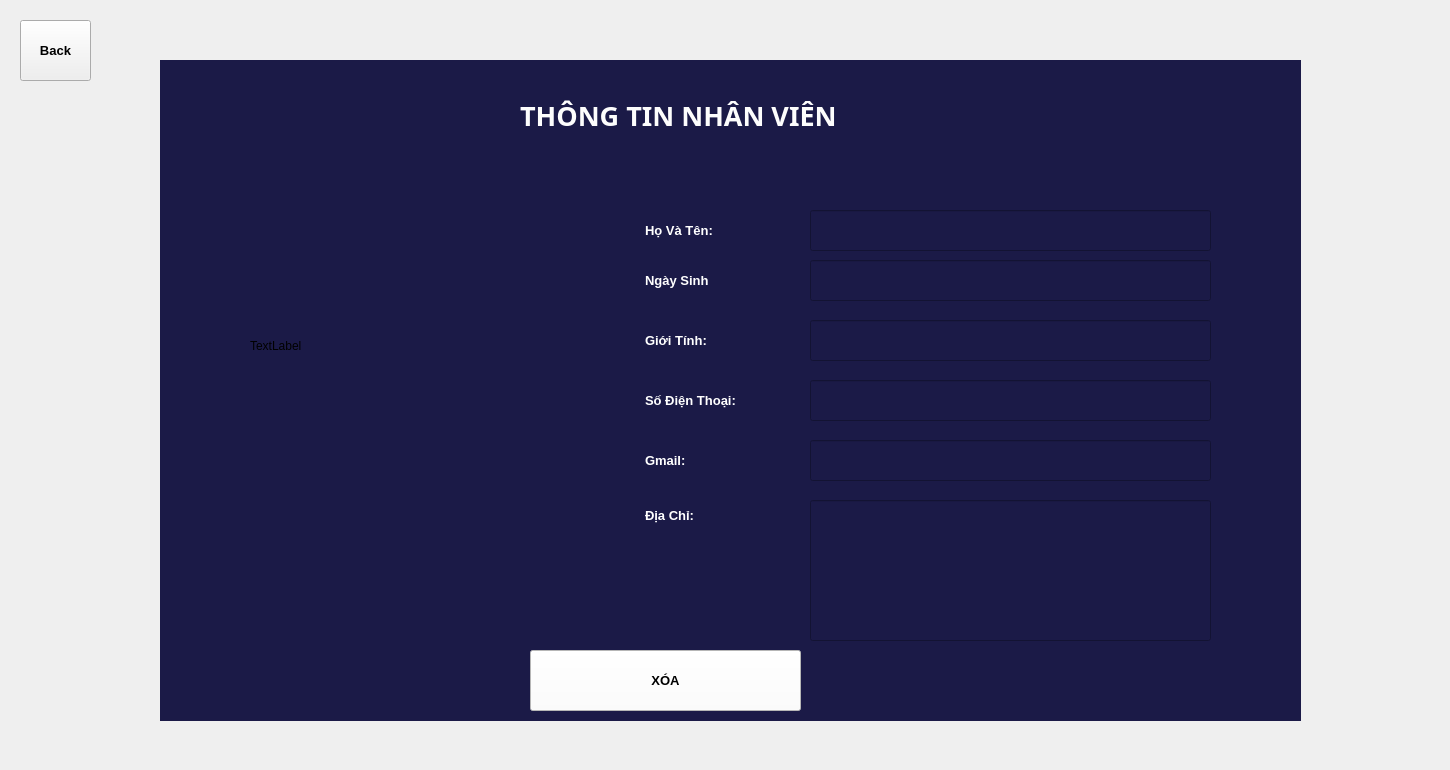
    <widget class="QWidget" name="RemoveStaff">
     <widget class="QWidget" name="widget_7" native="true">
      <property name="geometry">
       <rect>
        <x>160</x>
        <y>60</y>
        <width>1141</width>
        <height>661</height>
       </rect>
      </property>
      <property name="styleSheet">
       <string notr="true">background-color: rgb(27, 26, 71);</string>
      </property>
      <widget class="QLabel" name="INFOR_4">
       <property name="geometry">
        <rect>
         <x>360</x>
         <y>10</y>
         <width>451</width>
         <height>91</height>
        </rect>
       </property>
       <property name="font">
        <font>
         <family>Arial Black</family>
         <pointsize>20</pointsize>
         <weight>75</weight>
         <bold>true</bold>
        </font>
       </property>
       <property name="styleSheet">
        <string notr="true">color: rgb(253, 253, 253);</string>
       </property>
       <property name="text">
        <string>THÔNG TIN NHÂN VIÊN</string>
       </property>
      </widget>
      <widget class="QLabel" name="name_4">
       <property name="geometry">
        <rect>
         <x>480</x>
         <y>160</y>
         <width>121</width>
         <height>21</height>
        </rect>
       </property>
       <property name="font">
        <font>
         <pointsize>10</pointsize>
         <weight>75</weight>
         <bold>true</bold>
        </font>
       </property>
       <property name="styleSheet">
        <string notr="true">color: rgb(255, 255, 255);
padding:1.5px;</string>
       </property>
       <property name="text">
        <string>Họ Và Tên:</string>
       </property>
      </widget>
      <widget class="QLabel" name="age_6">
       <property name="geometry">
        <rect>
         <x>480</x>
         <y>210</y>
         <width>121</width>
         <height>21</height>
        </rect>
       </property>
       <property name="font">
        <font>
         <pointsize>10</pointsize>
         <weight>75</weight>
         <bold>true</bold>
        </font>
       </property>
       <property name="styleSheet">
        <string notr="true">padding:1.5px;
color:rgb(255, 255, 255);</string>
       </property>
       <property name="text">
        <string>Ngày Sinh</string>
       </property>
      </widget>
      <widget class="QLabel" name="sex_4">
       <property name="geometry">
        <rect>
         <x>480</x>
         <y>270</y>
         <width>121</width>
         <height>21</height>
        </rect>
       </property>
       <property name="font">
        <font>
         <pointsize>10</pointsize>
         <weight>75</weight>
         <bold>true</bold>
        </font>
       </property>
       <property name="styleSheet">
        <string notr="true">padding:1.5px;
color:rgb(255, 255, 255)</string>
       </property>
       <property name="text">
        <string>Giới Tính:</string>
       </property>
      </widget>
      <widget class="QLabel" name="phone_4">
       <property name="geometry">
        <rect>
         <x>480</x>
         <y>320</y>
         <width>141</width>
         <height>41</height>
        </rect>
       </property>
       <property name="font">
        <font>
         <pointsize>10</pointsize>
         <weight>75</weight>
         <bold>true</bold>
        </font>
       </property>
       <property name="styleSheet">
        <string notr="true">padding:1.5px;
color:rgb(255, 255, 255)</string>
       </property>
       <property name="text">
        <string>Số Điện Thoại:</string>
       </property>
      </widget>
      <widget class="QLabel" name="gmail_4">
       <property name="geometry">
        <rect>
         <x>480</x>
         <y>380</y>
         <width>121</width>
         <height>41</height>
        </rect>
       </property>
       <property name="font">
        <font>
         <pointsize>10</pointsize>
         <weight>75</weight>
         <bold>true</bold>
        </font>
       </property>
       <property name="styleSheet">
        <string notr="true">padding:1.5px;
color:rgb(255, 255, 255)</string>
       </property>
       <property name="text">
        <string>Gmail:</string>
       </property>
      </widget>
      <widget class="QLabel" name="address_4">
       <property name="geometry">
        <rect>
         <x>480</x>
         <y>440</y>
         <width>111</width>
         <height>31</height>
        </rect>
       </property>
       <property name="font">
        <font>
         <pointsize>10</pointsize>
         <weight>75</weight>
         <bold>true</bold>
        </font>
       </property>
       <property name="styleSheet">
        <string notr="true">padding:1.5px;
color:rgb(255, 255, 255)</string>
       </property>
       <property name="text">
        <string>Địa Chỉ:</string>
       </property>
      </widget>
      <widget class="QLineEdit" name="name_in_4">
       <property name="geometry">
        <rect>
         <x>650</x>
         <y>150</y>
         <width>401</width>
         <height>41</height>
        </rect>
       </property>
       <property name="font">
        <font>
         <pointsize>10</pointsize>
        </font>
       </property>
       <property name="styleSheet">
        <string notr="true">padding: 8px;
color: white;</string>
       </property>
       <property name="readOnly">
        <bool>true</bool>
       </property>
      </widget>
      <widget class="QLineEdit" name="age_in_4">
       <property name="geometry">
        <rect>
         <x>650</x>
         <y>200</y>
         <width>401</width>
         <height>41</height>
        </rect>
       </property>
       <property name="font">
        <font>
         <pointsize>10</pointsize>
        </font>
       </property>
       <property name="styleSheet">
        <string notr="true">padding: 8px;
color: white;</string>
       </property>
       <property name="readOnly">
        <bool>true</bool>
       </property>
      </widget>
      <widget class="QLineEdit" name="sex_in_6">
       <property name="geometry">
        <rect>
         <x>650</x>
         <y>260</y>
         <width>401</width>
         <height>41</height>
        </rect>
       </property>
       <property name="font">
        <font>
         <pointsize>10</pointsize>
        </font>
       </property>
       <property name="styleSheet">
        <string notr="true">padding: 8px;
color: white;</string>
       </property>
       <property name="readOnly">
        <bool>true</bool>
       </property>
      </widget>
      <widget class="QLineEdit" name="phone_in_4">
       <property name="geometry">
        <rect>
         <x>650</x>
         <y>320</y>
         <width>401</width>
         <height>41</height>
        </rect>
       </property>
       <property name="font">
        <font>
         <pointsize>10</pointsize>
        </font>
       </property>
       <property name="styleSheet">
        <string notr="true">padding: 8px;
color: white;</string>
       </property>
       <property name="readOnly">
        <bool>true</bool>
       </property>
      </widget>
      <widget class="QLineEdit" name="gmail_in_4">
       <property name="geometry">
        <rect>
         <x>650</x>
         <y>380</y>
         <width>401</width>
         <height>41</height>
        </rect>
       </property>
       <property name="font">
        <font>
         <pointsize>10</pointsize>
        </font>
       </property>
       <property name="styleSheet">
        <string notr="true">padding: 8px;
color: white;</string>
       </property>
       <property name="readOnly">
        <bool>true</bool>
       </property>
      </widget>
      <widget class="QLineEdit" name="address_in_4">
       <property name="geometry">
        <rect>
         <x>650</x>
         <y>440</y>
         <width>401</width>
         <height>141</height>
        </rect>
       </property>
       <property name="font">
        <font>
         <pointsize>10</pointsize>
        </font>
       </property>
       <property name="layoutDirection">
        <enum>Qt::LeftToRight</enum>
       </property>
       <property name="styleSheet">
        <string notr="true">padding: 8px;
color: white;</string>
       </property>
       <property name="alignment">
        <set>Qt::AlignLeading|Qt::AlignLeft|Qt::AlignTop</set>
       </property>
       <property name="readOnly">
        <bool>true</bool>
       </property>
      </widget>
      <widget class="QLabel" name="Avatar_4">
       <property name="geometry">
        <rect>
         <x>90</x>
         <y>160</y>
         <width>261</width>
         <height>251</height>
        </rect>
       </property>
       <property name="text">
        <string>TextLabel</string>
       </property>
      </widget>
      <widget class="QPushButton" name="remove_btn">
       <property name="geometry">
        <rect>
         <x>370</x>
         <y>590</y>
         <width>271</width>
         <height>61</height>
        </rect>
       </property>
       <property name="font">
        <font>
         <pointsize>10</pointsize>
         <weight>75</weight>
         <bold>true</bold>
        </font>
       </property>
       <property name="cursor">
        <cursorShape>PointingHandCursor</cursorShape>
       </property>
       <property name="styleSheet">
        <string notr="true">color: rgb(0, 0, 0);
background-color: rgb(255, 255, 255);</string>
       </property>
       <property name="text">
        <string>XÓA</string>
       </property>
      </widget>
     </widget>
     <widget class="QToolButton" name="back_btn_2">
      <property name="geometry">
       <rect>
        <x>20</x>
        <y>20</y>
        <width>71</width>
        <height>61</height>
       </rect>
      </property>
      <property name="font">
       <font>
        <pointsize>10</pointsize>
        <weight>75</weight>
        <bold>true</bold>
       </font>
      </property>
      <property name="cursor">
       <cursorShape>PointingHandCursor</cursorShape>
      </property>
      <property name="text">
       <string>Back</string>
      </property>
     </widget>
     <widget class="QLabel" name="background_3">
      <property name="geometry">
       <rect>
        <x>0</x>
        <y>0</y>
        <width>1441</width>
        <height>761</height>
       </rect>
      </property>
      <property name="text">
       <string/>
      </property>
     </widget>
     <zorder>background_3</zorder>
     <zorder>widget_7</zorder>
     <zorder>back_btn_2</zorder>
    </widget>
